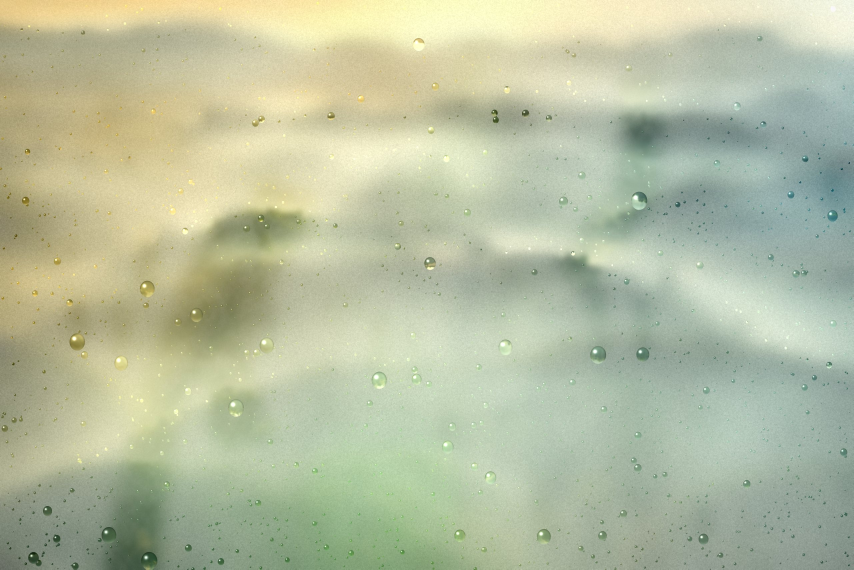
#> input picture src/assets/bg-light.jpg, 2560 x 1708 px (shown at 1/3 size)
$ python make-backdrops.py ../src/assets/bg-light.jpg ../src/assets/bg-dark.jpg
#> lines starting #> are read from the running program, lines starting #| are printed output that depends on the picture
"""Builds the app's two window backdrops: a photo seen through a fogged-up
window pane (condensation haze, finger-wiped streaks showing the sharp photo,
and water droplets that act as tiny inverted lenses).

    python scripts/make-backdrops.py <light-photo.jpg> <dark-photo.jpg>

Writes src/assets/bg-light.jpg and src/assets/bg-dark.jpg. Needs Pillow and
numpy. Seeds are fixed, so the output is reproducible.

Photos used (Pexels licence — free to use, no attribution required):
  light: https://www.pexels.com/photo/10615070/  (misty hills at sunrise)
  dark:  https://www.pexels.com/photo/1477537/   (night sky full of stars)
"""
import math
import os
import sys

import numpy as np
from PIL import Image, ImageDraw, ImageFilter

OUT_W = 2560
OUT_DIR = os.path.join(os.path.dirname(os.path.abspath(__file__)), "..", "src", "assets")


def smooth_noise(h, w, rng, scales, weights):
    """Low-frequency fractal noise in 0..1 (random grids upscaled bicubically)."""
    acc = np.zeros((h, w), np.float32)
    for s, wt in zip(scales, weights):
        gh, gw = max(2, int(h / s)), max(2, int(w / s))
        grid = (rng.random((gh, gw)) * 255).astype(np.uint8)
        acc += wt * (np.asarray(Image.fromarray(grid).resize((w, h), Image.BICUBIC), np.float32) / 255.0)
    acc -= acc.min()
    return acc / max(acc.max(), 1e-6)


def blur(arr, radius):
    """Gaussian blur of an HxWx3 (or HxW) float array in 0..1."""
    if arr.ndim == 2:
        im = Image.fromarray((np.clip(arr, 0, 1) * 255).astype(np.uint8), "L")
        return np.asarray(im.filter(ImageFilter.GaussianBlur(radius)), np.float32) / 255.0
    im = Image.fromarray((np.clip(arr, 0, 1) * 255).astype(np.uint8), "RGB")
    return np.asarray(im.filter(ImageFilter.GaussianBlur(radius)), np.float32) / 255.0


def wipe_mask(h, w, rng, swipes, drop_trails):
    """0..1 mask of where the fog has been wiped away."""
    img = Image.new("L", (w, h), 0)
    d = ImageDraw.Draw(img)
    for _ in range(swipes):
        x = rng.uniform(0.05, 0.95) * w
        y = rng.uniform(-0.05, 0.45) * h
        length = rng.uniform(0.35, 0.75) * h
        angle = math.radians(rng.uniform(-24, 24))
        width = rng.uniform(110, 210)
        strength = int(rng.uniform(0.55, 0.85) * 255)
        wobble = rng.uniform(25, 70)
        phase = rng.uniform(0, 6.28)
        pts = []
        for t in np.linspace(0, 1, 40):
            px = x + math.sin(angle) * length * t + math.sin(t * 5 + phase) * wobble
            py = y + math.cos(angle) * length * t
            pts.append((px, py))
        d.line(pts, fill=strength, width=int(width), joint="curve")
    for cx, cy, r in drop_trails:
        # A running drop leaves a narrow clear track behind it.
        length = r * rng.uniform(5, 12)
        pts = [(cx + math.sin(t * 3 + cx) * 2.5, cy - length * (1 - t)) for t in np.linspace(0, 1, 14)]
        d.line(pts, fill=int(rng.uniform(0.75, 1.0) * 255), width=max(3, int(r * 0.9)), joint="curve")
    m = np.asarray(img.filter(ImageFilter.GaussianBlur(26)), np.float32) / 255.0
    # Streaky edges rather than a perfectly smooth stencil.
    return np.clip(m * (0.8 + 0.4 * smooth_noise(h, w, rng, [40, 14], [0.6, 0.4])), 0, 1)


def draw_drop(base, clear, cx, cy, r, light):
    h, w = base.shape[:2]
    x0, x1 = int(max(0, cx - r - 3)), int(min(w, cx + r + 4))
    y0, y1 = int(max(0, cy - r * 1.15 - 3)), int(min(h, cy + r * 1.15 + 4))
    if x1 <= x0 or y1 <= y0:
        return
    ys, xs = np.mgrid[y0:y1, x0:x1].astype(np.float32)
    dx, dy = xs - cx, ys - cy
    dist = np.sqrt(dx * dx + (dy / 1.12) ** 2)  # slightly taller than wide: gravity
    alpha = np.clip(r - dist, 0, 1)
    if alpha.max() <= 0:
        return
    # A drop is a lens: it shows a wider, upside-down, compressed piece of the scene.
    mag = 2.4
    sx = np.clip(cx + dx * mag, 0, w - 1).astype(np.int32)
    sy = np.clip(cy - dy * mag, 0, h - 1).astype(np.int32)
    lens = clear[sy, sx] * (1.14 if light else 1.7) + (0.02 if light else 0.07)
    t = np.clip(dist / r, 0, 1)
    rim = np.clip((t - 0.72) / 0.28, 0, 1) ** 1.5
    lens *= (1 - (0.30 if light else 0.12) * rim * np.where(dy < 0, 1.0, 0.55))[..., None]
    crescent = np.clip((dy / r - 0.30) / 0.70, 0, 1) * np.clip((t - 0.5) / 0.5, 0, 1)
    lens += (0.20 if light else 0.32) * crescent[..., None]
    spec = np.exp(-((dx + 0.38 * r) ** 2 + (dy + 0.42 * r) ** 2) / (2 * (0.15 * r) ** 2))
    lens += 0.9 * spec[..., None]
    a = alpha[..., None]
    base[y0:y1, x0:x1] = base[y0:y1, x0:x1] * (1 - a) + np.clip(lens, 0, 1) * a


def build(src_path, out_path, mode, seed):
#> called with src_path = '../src/assets/bg-light.jpg', out_path = 'scripts/../src/assets/bg-light.jpg', mode = 'light', seed = 7
    rng = np.random.default_rng(seed)
    light = mode == "light"

    photo = Image.open(src_path).convert("RGB")
#> photo is the input picture: PIL image 2560x1708 RGB; mean R, G, B 182.6, 190.5, 161.1
    h = round(OUT_W * photo.height / photo.width)
#> h = 1708
    photo = photo.resize((OUT_W, h), Image.LANCZOS)
    w = OUT_W
    src = np.asarray(photo, np.float32) / 255.0

    frosted = blur(src, 26 if light else 30)   # what the fogged glass shows
    thin = blur(src, 8 if light else 3.5)       # glass wiped clean-ish
    clear = blur(src, 2.6 if light else 1.3)    # what a droplet shows

    # Drops: many tiny ones, fewer medium, a few big ones that run and leave tracks.
    def positions(n, bias):
#> called with n = 2300, bias = 0.75
        xs = rng.random(n) * w
        ys = (rng.random(n) ** bias) * h  # bias < 1 pushes drops toward the bottom
        return xs, ys

    small = list(zip(*positions(2300, 0.75), rng.uniform(1.6, 4.6, 2300) ** 1.0))
    medium = list(zip(*positions(170, 0.7), rng.uniform(5.0, 11.5, 170)))
    large = list(zip(*positions(26, 0.6), rng.uniform(13, 25, 26)))
    trails = [d for d in large if rng.random() < 0.65]

    wiped = wipe_mask(h, w, rng, swipes=3 if light else 4, drop_trails=trails)
#> in wipe_mask, `img = Image.new("L", (w, h), 0)`: img: PIL image 2560x1708 L; every value is 0
#> after the loop in smooth_noise, `for s, wt in zip(scales, weights):`:
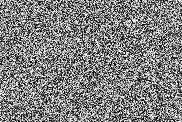
#> grid: shape (122, 182); min 0, max 254, mean 127.9

    density = smooth_noise(h, w, rng, [260, 120, 50], [0.55, 0.3, 0.15])
    fog = np.clip(0.72 + 0.4 * density, 0, 1)         # mostly fogged, unevenly
    fog = np.clip(fog * (1 - 0.92 * wiped), 0, 1)     # ...except where wiped

    f3 = fog[..., None]
    img = frosted * f3 + thin * (1 - f3)
#> img: shape (1708, 2560, 3) float32

    # Condensation haze: fog scatters light, lifting and desaturating what's behind it.
    tint = np.array([0.97, 0.97, 0.95] if light else [0.34, 0.42, 0.56], np.float32)
    haze = (0.44 if light else 0.09) * f3
    img = img * (1 - haze) + tint * haze

    # Fine grain of micro-droplets, only where there's fog.
    grain = np.asarray(
        Image.fromarray((rng.random((h, w)) * 255).astype(np.uint8)).filter(ImageFilter.GaussianBlur(0.9)),
        np.float32,
    ) / 255.0
    grain = (grain - grain.mean()) / max(grain.std(), 1e-6)
    img = img + (0.016 if light else 0.011) * grain[..., None] * f3

    for cx, cy, r in small + medium + large:
        draw_drop(img, clear, cx, cy, r, light)
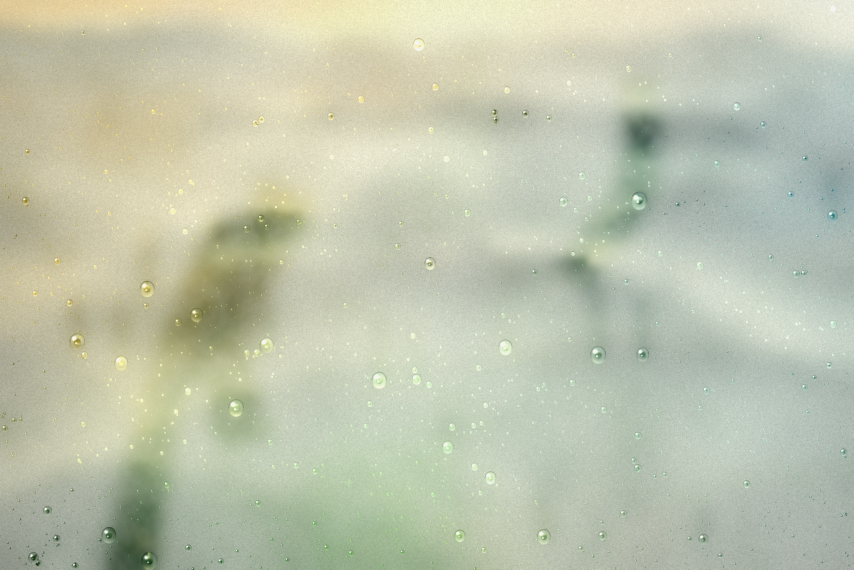
#> img: shape (1708, 2560, 3) float32 (shown at 1/3 size); mean R, G, B 0.804, 0.821, 0.75; drawn with min black and max white

    # Vignette keeps the edges (where the sidebar/toolbars sit) calmer.
    yy, xx = np.mgrid[0:h, 0:w].astype(np.float32)
    rr = ((xx / w - 0.5) ** 2 + (yy / h - 0.5) ** 2) * 2
    img = img * (1 - (0.06 if light else 0.32) * rr)[..., None]
    if light:
        img = img + 0.03  # airy, not muddy
    if not light:
        img = (np.clip(img, 0, 1) ** 0.95) * 0.9  # keep it deep, but let the fog read

    out = Image.fromarray((np.clip(img, 0, 1) * 255 + 0.5).astype(np.uint8), "RGB")
    os.makedirs(os.path.dirname(out_path), exist_ok=True)
    out.save(out_path, "JPEG", quality=84, optimize=True, progressive=True)
    print(f"{mode}: {out_path} {out.size} {os.path.getsize(out_path) // 1024} KB")
#| light: scripts/../src/assets/bg-light.jpg (2560, 1708) 512 KB

    # The animated raindrops (RainOverlay) are little lenses: they show a
    # sharper, upside-down piece of the scene. This is that scene, matched to
    # the backdrop's framing and tone (same size ratio, smaller file).
    lens = clear
    if not light:
        lens = np.clip(lens, 0, 1) ** 0.95 * 0.9
    lens_img = Image.fromarray((np.clip(lens, 0, 1) * 255 + 0.5).astype(np.uint8), "RGB")
    lens_img = lens_img.resize((1280, round(1280 * h / w)), Image.LANCZOS)
#> lens_img: PIL image 1280x854 RGB
    lens_path = out_path.replace(".jpg", "-clear.jpg")
    lens_img.save(lens_path, "JPEG", quality=80, optimize=True)
    print(f"{mode} lens: {lens_path} {lens_img.size} {os.path.getsize(lens_path) // 1024} KB")
#| light lens: scripts/../src/assets/bg-light-clear.jpg (1280, 854) 62 KB


if __name__ == "__main__":
    if len(sys.argv) != 3:
        sys.exit(__doc__)
    build(sys.argv[1], os.path.join(OUT_DIR, "bg-light.jpg"), "light", 7)
    build(sys.argv[2], os.path.join(OUT_DIR, "bg-dark.jpg"), "dark", 11)
#> call 2 of build, with src_path = '../src/assets/bg-dark.jpg', out_path = 'scripts/../src/assets/bg-dark.jpg', mode = 'dark', seed = 11
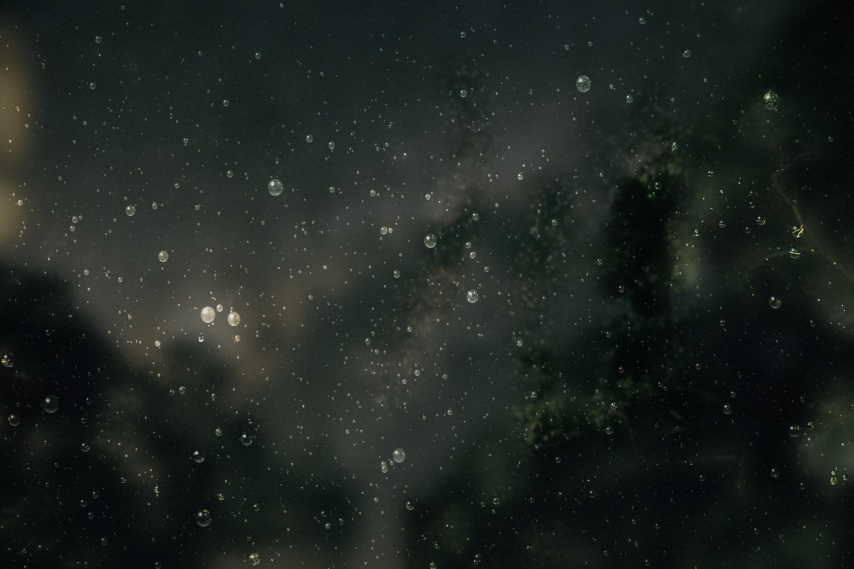
#> input picture src/assets/bg-dark.jpg, 2560 x 1707 px (shown at 1/3 size)
#> in build, photo is the input picture: PIL image 2560x1707 RGB; mean R, G, B 30.3, 36.7, 33.1
#> in wipe_mask (call 2), `img = Image.new("L", (w, h), 0)`: img: PIL image 2560x1707 L; every value is 0
#> call 3 of smooth_noise, with h = 1707, w = 2560
#> after the loop in smooth_noise (call 3), `for s, wt in zip(scales, weights):`:
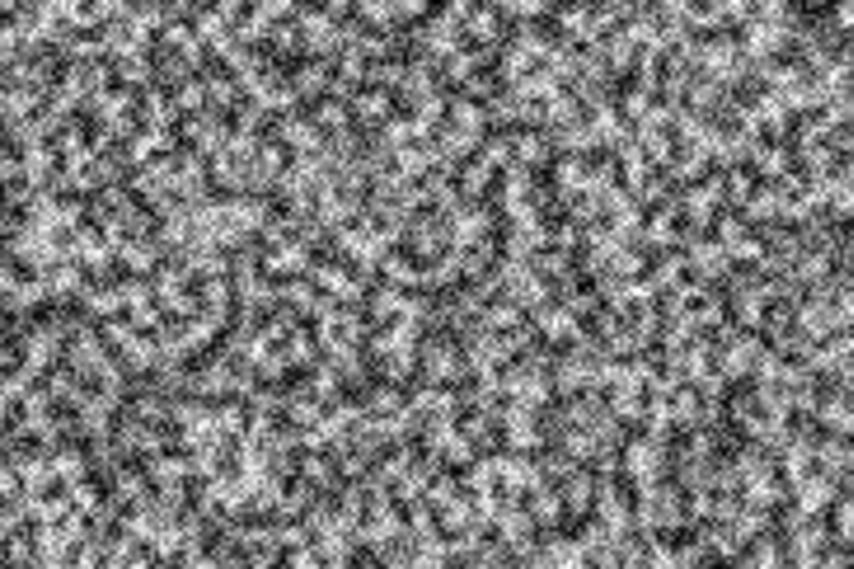
#> acc: shape (1707, 2560) float32 (shown at 1/3 size); min 0, max 1, mean 0.495
#> after the loop in smooth_noise (call 3), `for s, wt in zip(scales, weights):`:
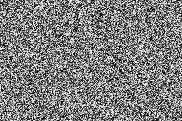
#> grid: shape (121, 182); min 0, max 254, mean 126.7
#> call 4 of smooth_noise, with h = 1707, w = 2560
#> after the loop in smooth_noise (call 4), `for s, wt in zip(scales, weights):`:
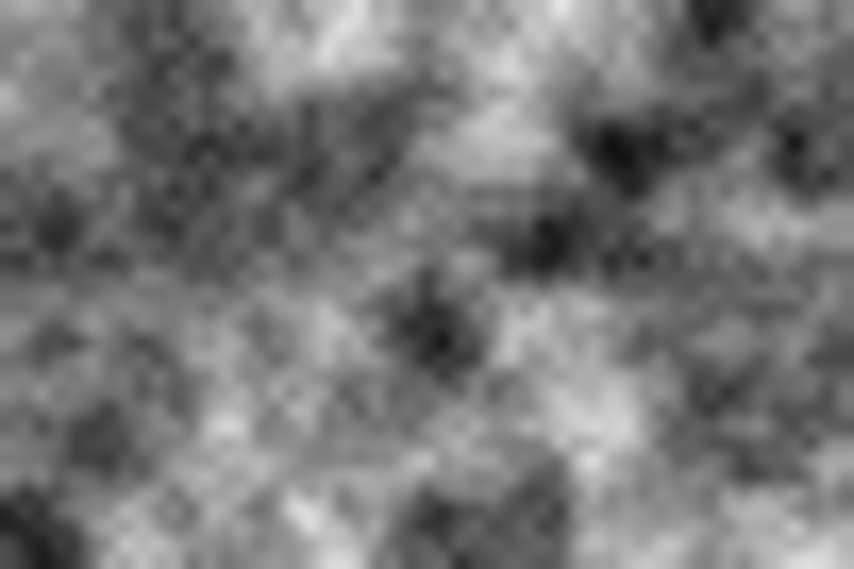
#> acc: shape (1707, 2560) float32 (shown at 1/3 size); min 0.0661, max 0.904, mean 0.468
#> in build (call 2), `haze = (0.44 if light else 0.09) * f3`:
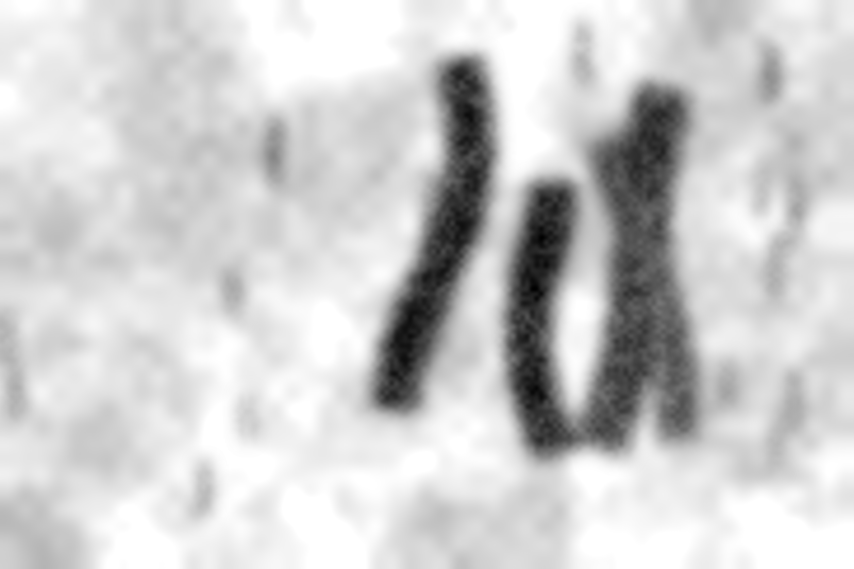
#> haze: shape (1707, 2560, 1) float32 (shown at 1/3 size); min 0.00982, max 0.09, mean 0.0748; drawn with min black and max white
#| dark: scripts/../src/assets/bg-dark.jpg (2560, 1707) 404 KB
#| dark lens: scripts/../src/assets/bg-dark-clear.jpg (1280, 854) 79 KB
